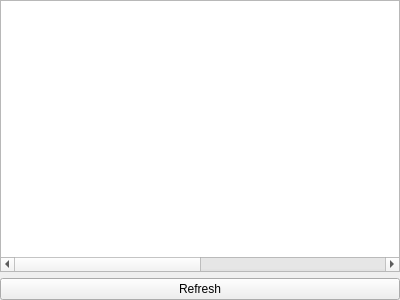
<?xml version="1.0" encoding="UTF-8"?>
<ui version="4.0">
 <class>DiscoveredVoyagerList</class>
 <widget class="QWidget" name="DiscoveredVoyagerList">
  <property name="geometry">
   <rect>
    <x>0</x>
    <y>0</y>
    <width>400</width>
    <height>300</height>
   </rect>
  </property>
  <property name="windowTitle">
   <string>Form</string>
  </property>
  <layout class="QGridLayout" name="gridLayout">
   <property name="leftMargin">
    <number>0</number>
   </property>
   <property name="topMargin">
    <number>0</number>
   </property>
   <property name="rightMargin">
    <number>0</number>
   </property>
   <property name="bottomMargin">
    <number>0</number>
   </property>
   <item row="0" column="0">
    <widget class="QTableWidget" name="tableWidget">
     <property name="editTriggers">
      <set>QAbstractItemView::NoEditTriggers</set>
     </property>
     <property name="selectionBehavior">
      <enum>QAbstractItemView::SelectRows</enum>
     </property>
     <property name="sortingEnabled">
      <bool>true</bool>
     </property>
     <attribute name="horizontalHeaderVisible">
      <bool>false</bool>
     </attribute>
     <attribute name="horizontalHeaderCascadingSectionResizes">
      <bool>true</bool>
     </attribute>
     <attribute name="verticalHeaderVisible">
      <bool>false</bool>
     </attribute>
     <column>
      <property name="text">
       <string>IP</string>
      </property>
     </column>
     <column>
      <property name="text">
       <string>Name</string>
      </property>
     </column>
     <column>
      <property name="text">
       <string>Serial</string>
      </property>
     </column>
     <column>
      <property name="text">
       <string>Driver</string>
      </property>
     </column>
     <column>
      <property name="text">
       <string>Software Version</string>
      </property>
     </column>
     <column>
      <property name="text">
       <string>Model</string>
      </property>
     </column>
    </widget>
   </item>
   <item row="1" column="0">
    <widget class="QPushButton" name="btn_refresh">
     <property name="text">
      <string>Refresh</string>
     </property>
    </widget>
   </item>
  </layout>
 </widget>
 <resources/>
 <connections/>
</ui>
